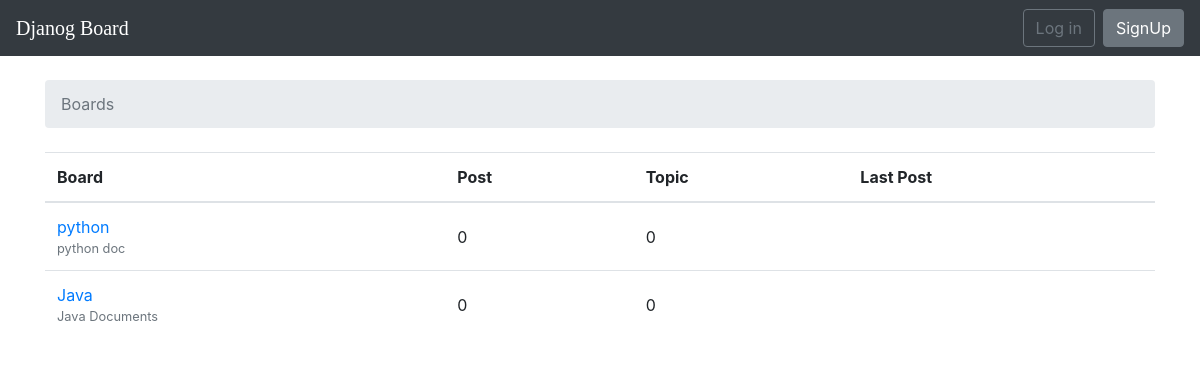
The page / on the database its author committed.
### djforum/models.py (models this page shows, shortened)
class Board(models.Model):
	name = models.CharField(max_length = 255)
	description = models.CharField(max_length = 255)

### djforum/views.py (the view)
# urls.py: 2. Add a URL to urlpatterns:  path('', views.home, name='home')
def home(request):
	boards = Board.objects.all()
	return render(request, 'home.html', {'boards': boards})

### templates/home.html
{% extends 'base.html' %}
{% block breadcrumb %}
	<li class="breadcrumb-item active">Boards</li>
{% endblock %}
{% block content %}
	<table class="table">
		<thead class="thead-inverse">
			<tr>
				<th>Board</th>
				<th>Post</th>
				<th>Topic</th>
				<th>Last Post</th>
			</tr>
		</thead>
		<tbody>
			{% for board in boards %}
			<tr>
				<td>
					<a href="{% url 'board_topics' board.pk %}">{{ board.name }}</a>
					<small class="text-muted d-block">{{board.description}}</small>
				</td>
				<td class="align-middle">0</td>
				<td class="align-middle">0</td>
				<td class="align-middle"></td>
			</tr>
			{% endfor %}
		</tbody>
	</table>
{% endblock content %}

### rows shown on the page
Board: name "python", description "python doc"
Board: name "Java", description "Java Documents"
